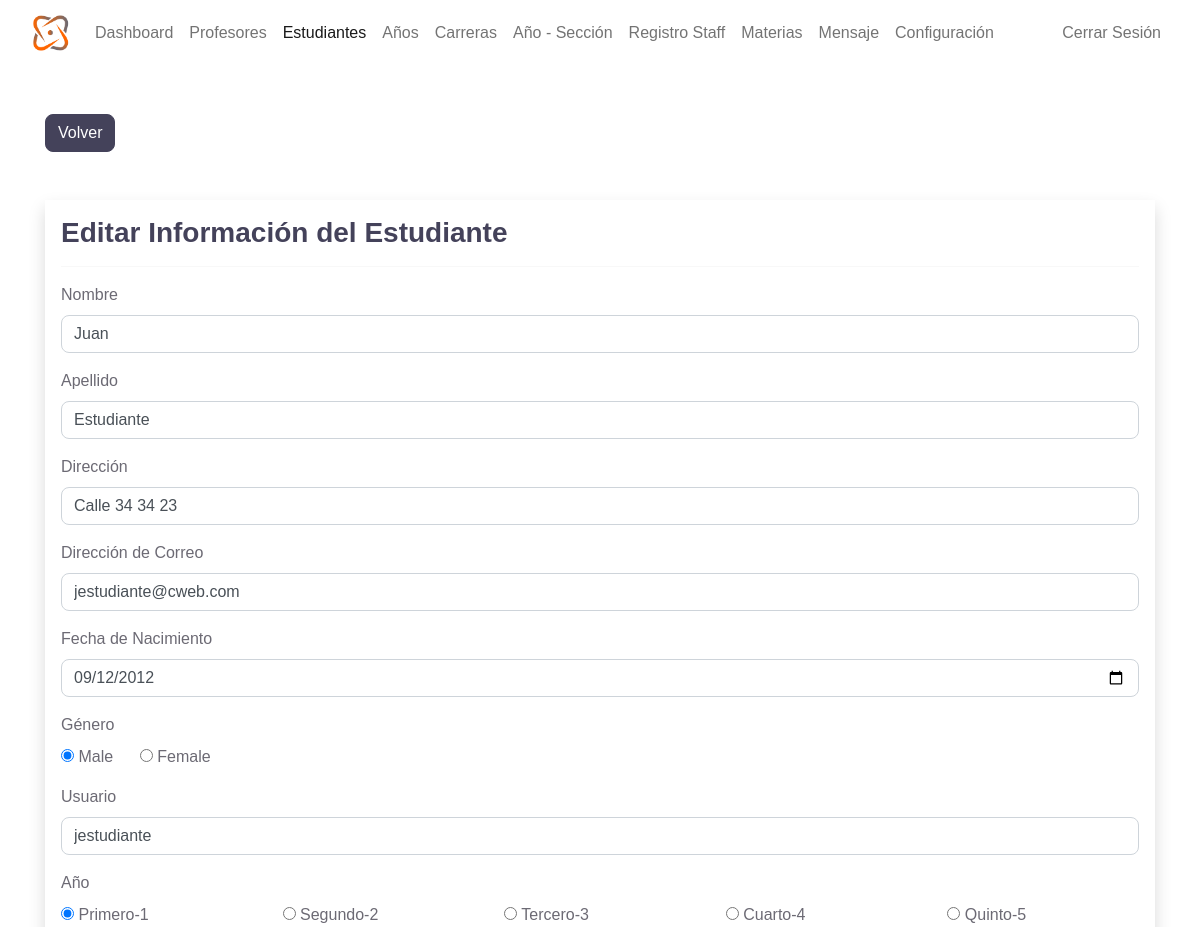
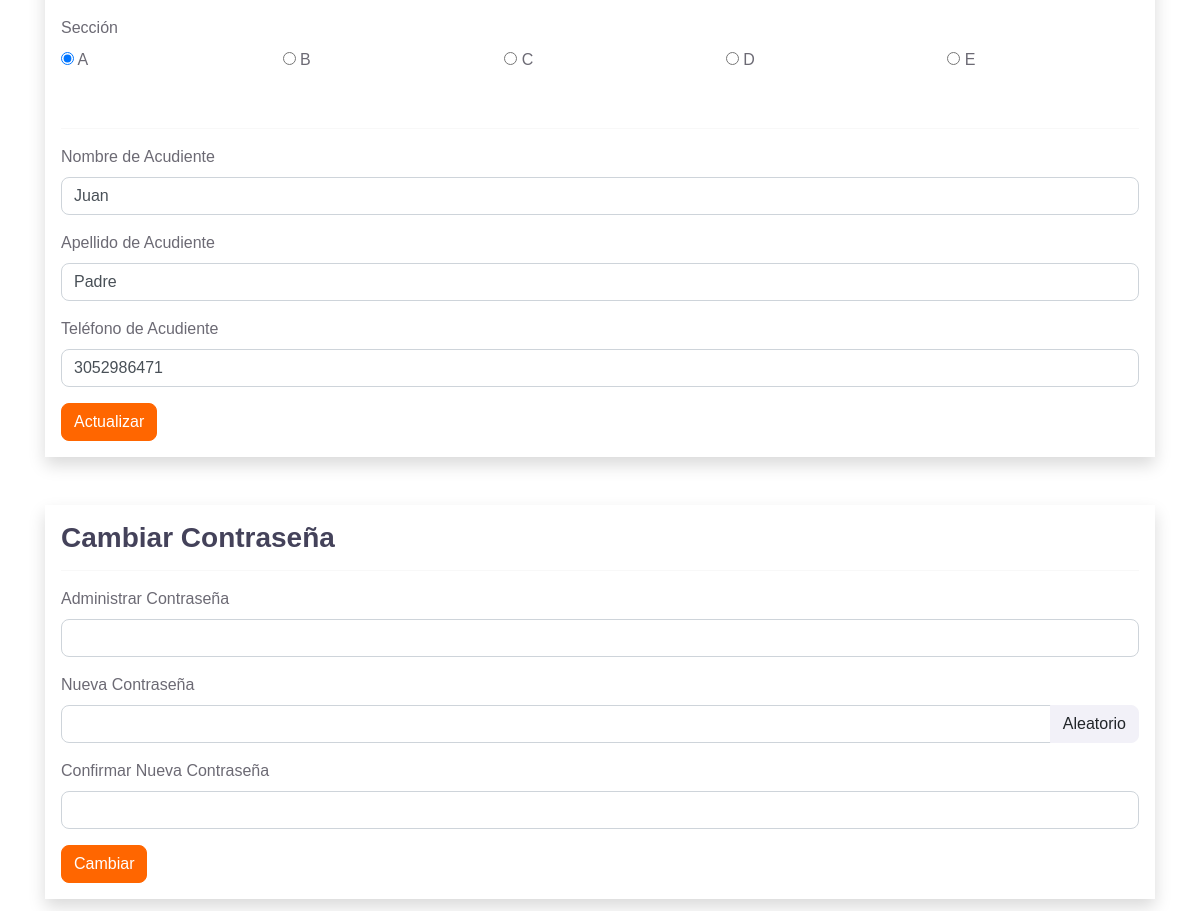
Screenshot of /admin/student-edit.php?student_id=1 (signed in) with the database file from the repository (2 pictures, top to bottom).
### tables this page shows
CREATE TABLE `students` (
  `student_id` int(11) NOT NULL,
  `username` varchar(127) NOT NULL,
  `password` varchar(255) NOT NULL,
  `fname` varchar(127) NOT NULL,
  `lname` varchar(255) NOT NULL,
  `grade` int(11) NOT NULL,
  `section` int(11) NOT NULL,
  `address` varchar(31) NOT NULL,
  `gender` varchar(7) NOT NULL,
  `email_address` varchar(255) NOT NULL,
  `date_of_birth` date NOT NULL,
  `date_of_joined` timestamp NULL DEFAULT current_timestamp(),
  `parent_fname` varchar(127) NOT NULL,
  `parent_lname` varchar(127) NOT NULL,
  `parent_phone_number` varchar(31) NOT NULL
);

CREATE TABLE `grades` (
  `grade_id` int(11) NOT NULL,
  `grade` varchar(31) NOT NULL,
  `grade_code` varchar(7) NOT NULL
);

CREATE TABLE `section` (
  `section_id` int(11) NOT NULL,
  `section` varchar(7) NOT NULL
);

### admin/data/student.php (called while the page is built, shortened)
<?php
function getStudentById($id, $conn){
   $sql = "SELECT * FROM students
           WHERE student_id=?";
   $stmt = $conn->prepare($sql);
   $stmt->execute([$id]);
   if ($stmt->rowCount() == 1) {
     $student = $stmt->fetch();
     return $student;
   }else {
    return 0;
   }
}

### admin/data/grade.php (called while the page is built, shortened)
<?php
function getAllGrades($conn){
   $sql = "SELECT * FROM grades";
   $stmt = $conn->prepare($sql);
   $stmt->execute();
   if ($stmt->rowCount() >= 1) {
     $grades = $stmt->fetchAll();
     return $grades;
   }else {
    return 0;
   }
}

### admin/data/section.php (called while the page is built, shortened)
<?php
function getAllSections($conn){
   $sql = "SELECT * FROM section";
   $stmt = $conn->prepare($sql);
   $stmt->execute();
   if ($stmt->rowCount() >= 1) {
     $sections = $stmt->fetchAll();
     return $sections;
   }else {
    return 0;
   }
}

### admin/student-edit.php (the view, shortened to what this page needs)
<?php
if (
  isset($_SESSION['admin_id']) &&
  isset($_SESSION['role'])     &&
  isset($_GET['student_id'])
) {
  if ($_SESSION['role'] == 'Admin') {
    include "../DB_connection.php";
    include "data/grade.php";
    include "data/student.php";
    include "data/section.php";
    $grades = getAllGrades($conn);
    $sections = getAllsections($conn);
    $student_id = $_GET['student_id'];
    $student = getStudentById($student_id, $conn);
?>
    <!DOCTYPE html>
    <html lang="en">
    <head>
      <link rel="stylesheet" href="https://cdn.jsdelivr.net/npm/bootstrap@5.2.0/dist/css/bootstrap.min.css">
      <link rel="stylesheet" href="../css/style.css">
      <link rel="stylesheet" href="https://cdnjs.cloudflare.com/ajax/libs/font-awesome/4.7.0/css/font-awesome.min.css">
    </head>
    <body>
      <?php
      include "inc/navbar.php";
      ?>
      <div class="container mt-5">
        <a href="student.php" class="btn btn-dark">Volver</a>
        <form method="post" class="shadow p-3 mt-5 form-w" action="req/student-edit.php">
          <h3>Editar Información del Estudiante</h3>
          <hr>
          <div class="mb-3">
            <label class="form-label">Nombre</label>
            <input type="text" class="form-control" value="<?= $student['fname'] ?>" name="fname">
          </div>
          <div class="mb-3">
            <label class="form-label">Apellido</label>
            <input type="text" class="form-control" value="<?= $student['lname'] ?>" name="lname">
          </div>
          <div class="mb-3">
            <label class="form-label">Dirección</label>
            <input type="text" class="form-control" value="<?= $student['address'] ?>" name="address">
          </div>
          <div class="mb-3">
            <label class="form-label">Dirección de Correo</label>
            <input type="text" class="form-control" value="<?= $student['email_address'] ?>" name="email_address">
          </div>
          <div class="mb-3">
            <label class="form-label">Fecha de Nacimiento</label>
            <input type="date" class="form-control" value="<?= $student['date_of_birth'] ?>" name="date_of_birth">
          </div>
          <div class="mb-3">
            <label class="form-label">Género</label><br>
            <input type="radio" value="Male" <?php if ($student['gender'] == 'Male') echo 'checked';  ?> name="gender"> Male
            &nbsp;&nbsp;&nbsp;&nbsp;
            <input type="radio" value="Female" <?php if ($student['gender'] == 'Female') echo 'checked';  ?> name="gender"> Female
          </div>
          <div class="mb-3">
            <label class="form-label">Usuario</label>
            <input type="text" class="form-control" value="<?= $student['username'] ?>" name="username">
          </div>
          <div class="mb-3">
            <label class="form-label">Año</label>
            <div class="row row-cols-5">
              <?php
              $grade_ids = str_split(trim($student['grade']));
              foreach ($grades as $grade) {
                $checked = 0;
                foreach ($grade_ids as $grade_id) {
                  if ($grade_id == $grade['grade_id']) {
                    $checked = 1;
                  }
                }
              ?>
                <div class="col">
                  <input type="radio" name="grade" <?php if ($checked) echo "checked"; ?> value="<?= $grade['grade_id'] ?>">
                  <?= $grade['grade_code'] ?>-<?= $grade['grade'] ?>
                </div>
              <?php } ?>
            </div>
          </div>
          <div class="mb-3">
            <label class="form-label">Sección</label>
            <div class="row row-cols-5">
              <?php
              $section_ids = str_split(trim($student['section']));
              foreach ($sections as $section) {
                $checked = 0;
                foreach ($section_ids as $section_id) {
                  if ($section_id == $section['section_id']) {
                    $checked = 1;
                  }
                }
              ?>
                <div class="col">
                  <input type="radio" name="section" <?php if ($checked) echo "checked"; ?> value="<?= $section['section_id'] ?>">
                  <?= $section['section'] ?>
                </div>
              <?php } ?>
            </div>
          </div>
          <br>
          <hr>
          <div class="mb-3">
            <label class="form-label">Nombre de Acudiente</label>
            <input type="text" class="form-control" value="<?= $student['parent_fname'] ?>" name="parent_fname">
          </div>
          <div class="mb-3">
            <label class="form-label">Apellido de Acudiente</label>
            <input type="text" class="form-control" value="<?= $student['parent_lname'] ?>" name="parent_lname">
          </div>
          <div class="mb-3">
            <label class="form-label">Teléfono de Acudiente</label>
            <input type="text" class="form-control" value="<?= $student['parent_phone_number'] ?>" name="parent_phone_number">
          </div>
          <button type="submit" class="btn btn-primary">
            Actualizar</button>
        </form>
        <form method="post" class="shadow p-3 my-5 form-w" action="req/student-change.php" id="change_password">
          <h3>Cambiar Contraseña</h3>
          <hr>
          <div class="mb-3">
            <div class="mb-3">
              <label class="form-label">Administrar Contraseña</label>
              <input type="password" class="form-control" name="admin_pass">
            </div>
            <label class="form-label">Nueva Contraseña</label>
            <div class="input-group mb-3">
              <input type="text" class="form-control" name="new_pass" id="passInput">
              <button class="btn btn-secondary" id="gBtn">
                Aleatorio</button>
            </div>
          </div>
          <div class="mb-3">
            <label class="form-label">Confirmar Nueva Contraseña</label>
            <input type="text" class="form-control" name="c_new_pass" id="passInput2">
          </div>
          <button type="submit" class="btn btn-primary">
            Cambiar</button>
        </form>
      </div>
    </body>
    </html>
<?php
  } else {
    header("Location: student.php");
    exit;
  }
} else {
  header("Location: student.php");
  exit;
}
?>

### rows the page displays
students: fname "Juan", lname "Estudiante", address "Calle 34 34 23", email_address "jestudiante@cweb.com", date_of_birth "09/12/2012", gender "☑", username "jestudiante", grade "☑", section "☑", parent_fname "Juan", parent_lname "Padre", parent_phone_number "3052986471"
grades: grade_code "Primero", grade "1"
grades: grade_code "Segundo", grade "2"
grades: grade_code "Tercero", grade "3"
grades: grade_code "Cuarto", grade "4"
grades: grade_code "Quinto", grade "5"
section: section "A"
section: section "B"
section: section "C"
section: section "D"
section: section "E"
